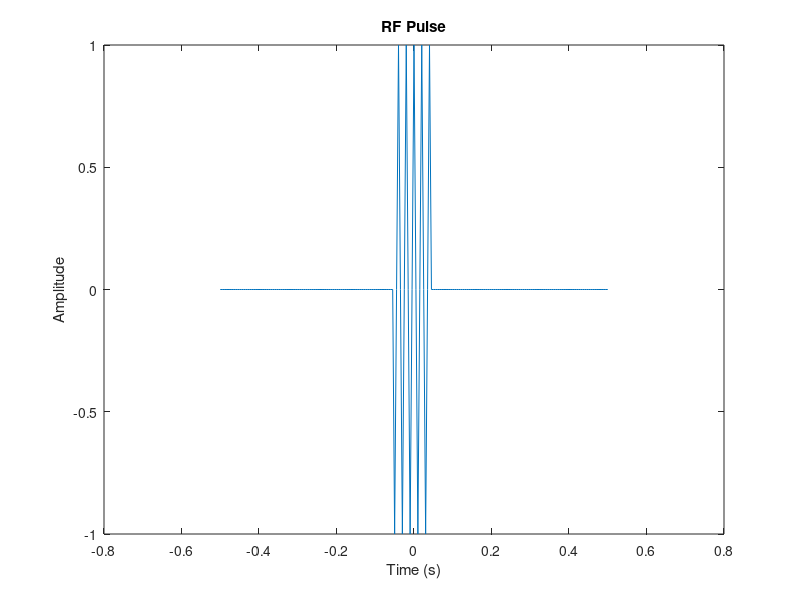
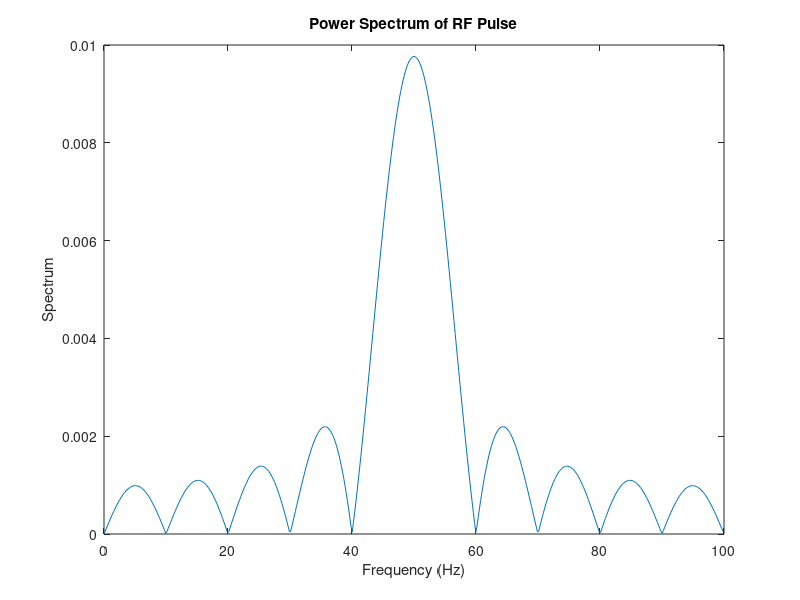

MATLAB code for these plots, in order:
% EXAMPLE 05: Frequency Shifting
Fs = 200;               % sampling frequency
t = -0.5:(1/Fs):0.5;    % time vector of 1 second
fc = 50;                % Carrier Frequency 
T0 = 0.1;               % Width of rect
x = cos(2*pi*t*fc).*rectpuls(t,T0);      % cosine wave x(t)
nfft = 1024;            % length of FFT
X = fft(x, nfft);       % eval FFT

% We only want the positive half of X post FFT
X = X(1:(nfft/2));

mx = abs(X/nfft);       % normalized mag of X
f = (0:nfft/2-1)*Fs/nfft;  % Freq vector
% notice Fs/nfft, this aligns the frequency at f
% as we sampled the function at a frequency different
% than the FFT is long (200/1024 = 0.19 scale)

% Generate plot
figure(1);
plot(t,x);
title('RF Pulse');
xlabel('Time (s)');
ylabel('Amplitude');
figure(2);
plot(f,mx);
title('Power Spectrum of RF Pulse');
xlabel('Frequency (Hz)');
ylabel('Spectrum');
